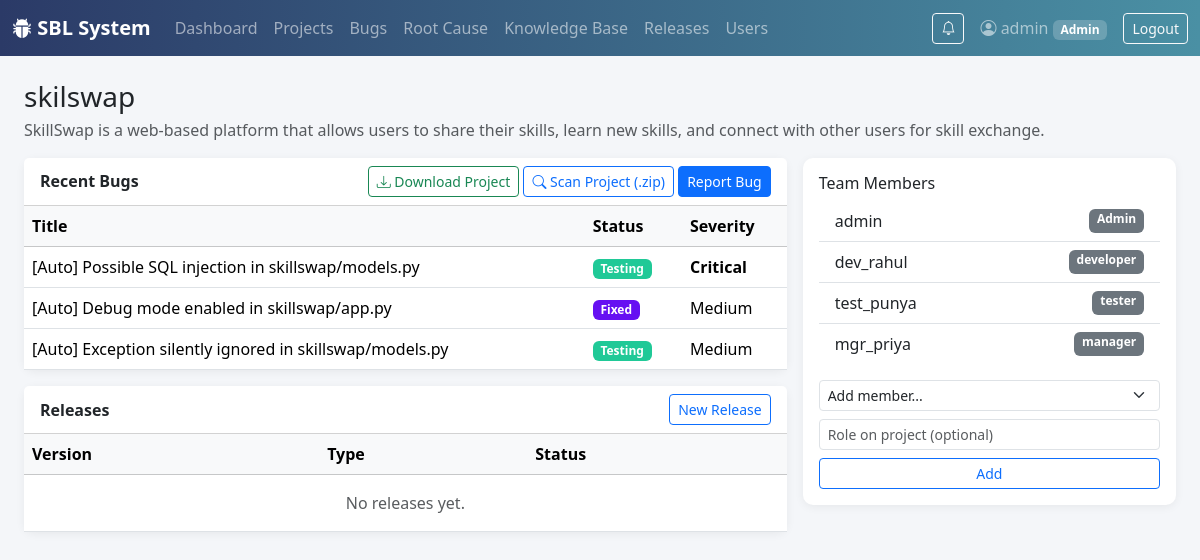
The app's page /projects/7 (signed in) with its own data.
### tables this page shows
CREATE TABLE users (
    id INTEGER PRIMARY KEY AUTOINCREMENT,
    username TEXT UNIQUE NOT NULL,
    email TEXT UNIQUE NOT NULL,
    password_hash TEXT NOT NULL,
    role TEXT NOT NULL DEFAULT 'Tester',
    created_at TIMESTAMP DEFAULT CURRENT_TIMESTAMP
);

CREATE TABLE projects (
    id INTEGER PRIMARY KEY AUTOINCREMENT,
    name TEXT NOT NULL,
    description TEXT,
    created_by INTEGER,
    created_at TIMESTAMP DEFAULT CURRENT_TIMESTAMP,
    FOREIGN KEY (created_by) REFERENCES users(id)
);

CREATE TABLE bugs (
    id INTEGER PRIMARY KEY AUTOINCREMENT,
    project_id INTEGER NOT NULL,
    title TEXT NOT NULL,
    description TEXT,
    reproduction_steps TEXT,
    severity TEXT DEFAULT 'Medium',
    priority TEXT DEFAULT 'Medium',
    status TEXT DEFAULT 'New',
    reported_by INTEGER,
    assigned_to INTEGER,
    attachment_path TEXT,
    created_at TIMESTAMP DEFAULT CURRENT_TIMESTAMP,
    updated_at TIMESTAMP DEFAULT CURRENT_TIMESTAMP, assigned_tester INTEGER REFERENCES users(id), reopen_count INTEGER DEFAULT 0,
    FOREIGN KEY (project_id) REFERENCES projects(id) ON DELETE CASCADE,
    FOREIGN KEY (reported_by) REFERENCES users(id),
    FOREIGN KEY (assigned_to) REFERENCES users(id)
);

CREATE TABLE project_members (
    id INTEGER PRIMARY KEY AUTOINCREMENT,
    project_id INTEGER NOT NULL,
    user_id INTEGER NOT NULL,
    project_role TEXT,
    UNIQUE (project_id, user_id),
    FOREIGN KEY (project_id) REFERENCES projects(id) ON DELETE CASCADE,
    FOREIGN KEY (user_id) REFERENCES users(id) ON DELETE CASCADE
);

### app/projects.py (the view)
@bp.route("/<int:project_id>")
@login_required
def detail(project_id):
    db = get_db()
    project = get_project_or_404(project_id)
    access.require_project_access(db, project_id)
    members = db.execute(
        """SELECT u.id, u.username, u.role, pm.project_role FROM project_members pm
           JOIN users u ON u.id = pm.user_id WHERE pm.project_id = ?""",
        (project_id,),
    ).fetchall()
    scope_sql, scope_params = access.bug_scope(g.user, "b")
    bugs = db.execute(
        f"SELECT b.* FROM bugs b WHERE b.project_id = ? AND {scope_sql} ORDER BY b.created_at DESC LIMIT 10",
        (project_id, *scope_params),
    ).fetchall()
    releases = db.execute(
        "SELECT * FROM releases WHERE project_id = ? ORDER BY created_at DESC LIMIT 5",
        (project_id,),
    ).fetchall()
    all_users = db.execute("SELECT id, username, role FROM users ORDER BY username").fetchall()
    return render_template(
        "projects/detail.html", project=project, members=members, bugs=bugs,
        releases=releases, all_users=all_users
    )

### app/access.py (called while the page is built, shortened)
def _role(user):
    return user["role"] if user is not None else None

def bug_scope(user, alias="b"):
    a = (alias + ".") if alias else ""
    role = _role(user)
    if role in ("Admin", "Tester"):
        return "1=1", ()

def project_scope(user, column="p.id"):
    role = _role(user)
    if role in ("Admin", "Tester"):
        return "1=1", ()
    if role in RESTRICTED_ROLES:
        return f"{column} IN ({_MEMBER_SQL})", (user["id"],)
    return "0=1", ()

def has_project_access(db, user, project_id):
    sql, params = project_scope(user, "p.id")
    return db.execute(f"SELECT 1 FROM projects p WHERE p.id = ? AND {sql}", (project_id, *params)).fetchone() is not None

def require_project_access(db, project_id):
    if not has_project_access(db, g.user, project_id):
        abort(403)

def guard_uploads():
    if not request.path.startswith("/static/uploads/"):
        return None

### app/auth.py (called while the page is built)
def login_required(view):
    @functools.wraps(view)
    def wrapped(**kwargs):
        if g.user is None:
            return redirect(url_for("auth.login"))
        return view(**kwargs)
    return wrapped

### app/db.py (called while the page is built)
def get_db():
    if "db" not in g:
        g.db = sqlite3.connect(DB_PATH, detect_types=sqlite3.PARSE_DECLTYPES)
        g.db.row_factory = sqlite3.Row
        g.db.execute("PRAGMA foreign_keys = ON")
    return g.db

### app/projects.py (called while the page is built)
def get_project_or_404(project_id):
    db = get_db()
    project = db.execute("SELECT * FROM projects WHERE id = ?", (project_id,)).fetchone()
    if project is None:
        abort(404)
    return project

### app/templates/projects/detail.html (shortened to what this page needs)
{% extends "base.html" %}
{% block content %}
<h3 class="mb-1">{{ project['name'] }}</h3>
<p class="text-muted">{{ project['description'] }}</p>
<div class="row g-3">
  <div class="col-md-8">
    <div class="card sbl-card mb-3">
      <div class="card-header bg-white d-flex justify-content-between align-items-center">
        <span class="fw-semibold">Recent Bugs</span>
        <span>
          <a href="{{ url_for('projects.download_project', project_id=project['id']) }}" class="btn btn-sm btn-outline-success"><i class="bi bi-download"></i> Download Project</a>
          {% if current_user['role'] in ['Admin','Manager'] %}
          <a href="{{ url_for('projects.scan', project_id=project['id']) }}" class="btn btn-sm btn-outline-primary"><i class="bi bi-search"></i> Scan Project (.zip)</a>
          {% endif %}
          <a href="{{ url_for('bugs.new_bug') }}" class="btn btn-sm btn-primary">Report Bug</a>
        </span>
      </div>
      <div class="table-responsive">
        <table class="table mb-0">
          <thead class="table-light"><tr><th>Title</th><th>Status</th><th>Severity</th></tr></thead>
          <tbody>
            {% for b in bugs %}
            <tr onclick="window.location='{{ url_for('bugs.detail', bug_id=b['id']) }}'" style="cursor:pointer">
              <td>{{ b['title'] }}</td>
              <td><span class="badge status-badge-{{ b['status'] }}">{{ b['status'] }}</span></td>
              <td class="severity-{{ b['severity'] }}">{{ b['severity'] }}</td>
            </tr>
            {% else %}
            <tr><td colspan="3" class="text-center text-muted py-3">No bugs reported yet.</td></tr>
            {% endfor %}
          </tbody>
        </table>
      </div>
    </div>
    <div class="card sbl-card">
      <div class="card-header bg-white d-flex justify-content-between align-items-center">
        <span class="fw-semibold">Releases</span>
        {% if current_user['role'] in ['Admin','Manager'] %}
        <a href="{{ url_for('releases.new_release') }}" class="btn btn-sm btn-outline-primary">New Release</a>
        {% endif %}
      </div>
      <div class="table-responsive">
        <table class="table mb-0">
          <thead class="table-light"><tr><th>Version</th><th>Type</th><th>Status</th></tr></thead>
          <tbody>
            {% for r in releases %}
            <tr onclick="window.location='{{ url_for('releases.detail', release_id=r['id']) }}'" style="cursor:pointer">
              <td>{{ r['version_number'] }}</td>
              <td>{{ r['release_type'] }}</td>
              <td>{{ r['status'] }}</td>
            </tr>
            {% else %}
            <tr><td colspan="3" class="text-center text-muted py-3">No releases yet.</td></tr>
            {% endfor %}
          </tbody>
        </table>
      </div>
    </div>
  </div>
  <div class="col-md-4">
    <div class="card sbl-card p-3">
      <h6>Team Members</h6>
      <ul class="list-group list-group-flush mb-3">
        {% for m in members %}
        <li class="list-group-item d-flex justify-content-between">
          <span>{{ m['username'] }}</span>
          <span class="badge bg-secondary">{{ m['project_role'] or m['role'] }}</span>
        </li>
        {% endfor %}
      </ul>
      {% if current_user['role'] in ['Admin', 'Manager'] %}
      <form method="post" action="{{ url_for('projects.add_member', project_id=project['id']) }}">
        <div class="mb-2">
          <select name="user_id" class="form-select form-select-sm" required>
            <option value="" disabled selected>Add member...</option>
          </select>
        </div>
        <div class="mb-2">
          <input type="text" name="project_role" class="form-control form-control-sm" placeholder="Role on project (optional)">
        </div>
        <button class="btn btn-sm btn-outline-primary w-100">Add</button>
      </form>
      {% endif %}
    </div>
  </div>
</div>
{% endblock %}

### app/templates/base.html (shortened to what this page needs)
<!doctype html>
<html lang="en">
<head>
  <link href="https://cdnjs.cloudflare.com/ajax/libs/bootstrap/5.3.3/css/bootstrap.min.css" rel="stylesheet">
  <link href="https://cdnjs.cloudflare.com/ajax/libs/bootstrap-icons/1.11.3/font/bootstrap-icons.min.css" rel="stylesheet">
  <link href="{{ url_for('static', filename='css/style.css') }}" rel="stylesheet">
</head>
<body>
{% if current_user %}
<nav class="navbar navbar-expand-lg navbar-dark sbl-navbar">
  <div class="container-fluid">
    <a class="navbar-brand fw-semibold" href="{{ url_for('dashboard.home') }}"><i class="bi bi-bug-fill"></i> SBL System</a>
    <div class="collapse navbar-collapse" id="nav">
      <ul class="navbar-nav me-auto">
        <li class="nav-item"><a class="nav-link" href="{{ url_for('dashboard.home') }}">Dashboard</a></li>
        <li class="nav-item"><a class="nav-link" href="{{ url_for('projects.list_projects') }}">Projects</a></li>
        <li class="nav-item"><a class="nav-link" href="{{ url_for('bugs.list_bugs') }}">Bugs</a></li>
        <li class="nav-item"><a class="nav-link" href="{{ url_for('rca.list_all') }}">Root Cause</a></li>
        <li class="nav-item"><a class="nav-link" href="{{ url_for('kb.list_articles') }}">Knowledge Base</a></li>
        <li class="nav-item"><a class="nav-link" href="{{ url_for('releases.list_releases') }}">Releases</a></li>
        {% if current_user['role'] == 'Admin' %}
        <li class="nav-item"><a class="nav-link" href="{{ url_for('auth.manage_users') }}">Users</a></li>
        {% endif %}
      </ul>
      <a href="{{ url_for('notifications.list_notifications') }}"
         class="btn btn-outline-light btn-sm me-3 position-relative"
         title="Notifications">
        <i class="bi bi-bell"></i>
      </a>
      <span class="navbar-text me-3">
        <i class="bi bi-person-circle"></i> {{ current_user['username'] }}
        <span class="badge sbl-role-badge">{{ current_user['role'] }}</span>
      </span>
      <a href="{{ url_for('auth.logout') }}" class="btn btn-outline-light btn-sm">Logout</a>
    </div>
  </div>
</nav>
{% endif %}
<div class="container-fluid py-4 px-4">
  {% block content %}{% endblock %}
</div>
</body>
</html>

### app/static/css/style.css (style rules this page uses)
:root { --sbl-primary: #2b3a67; --sbl-accent: #4a90a4; }
body { background-color: #f4f6f9; }
.sbl-navbar { background: linear-gradient(90deg, var(--sbl-primary), var(--sbl-accent)); }
.sbl-role-badge { background-color: rgba(255,255,255,0.2); }
.sbl-card { border: none; border-radius: 10px; box-shadow: 0 2px 10px rgba(0,0,0,0.06); }
.status-badge-Fixed { background-color: #6610f2; }
.status-badge-Testing { background-color: #20c997; }
.severity-Critical { color: #dc3545; font-weight: 600; }
.severity-Medium { color: #0d6efd; }

### records on screen
users: username "admin", role "Admin"
projects: name "skilswap", description "SkillSwap is a web-based platform that allows users to share their skills, learn new skills, and connect with other users for skill exchange."
bugs: title "[Auto] Possible SQL injection in skillswap/models.py", status "Testing", severity "Critical"
bugs: title "[Auto] Debug mode enabled in skillswap/app.py", status "Fixed", severity "Medium"
bugs: title "[Auto] Exception silently ignored in skillswap/models.py", status "Testing", severity "Medium"
project_members: username "admin", project_role "Admin"
project_members: username "dev_rahul", project_role "developer"
project_members: username "test_punya", project_role "tester"
project_members: username "mgr_priya", project_role "manager"
